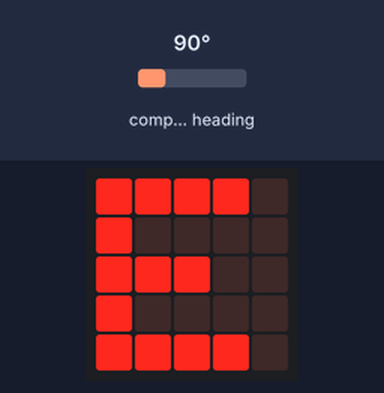
A program run on a simulated BBC micro:bit (MakeCode). Shown: the board's 5×5 LED display. Inputs (shaded band) come from the test bench; at power-on: compass heading 90°. The compass is already calibrated.

Above: at 1.2 s.
1.3 s: compass heading set to 47°
2.8 s: compass heading set to 39°
At 4.2 s:
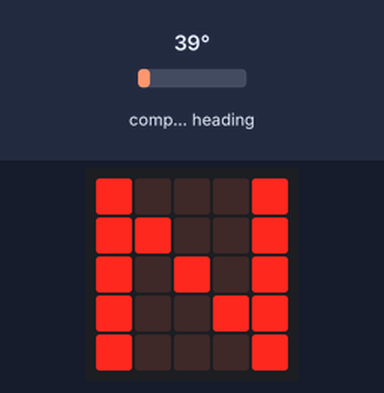
4.5 s: compass heading set to 180°
At 5.8 s:
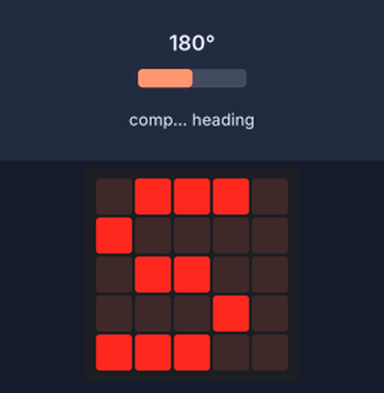
6.1 s: compass heading set to 219°
7.6 s: compass heading set to 231°
At 8.6 s:
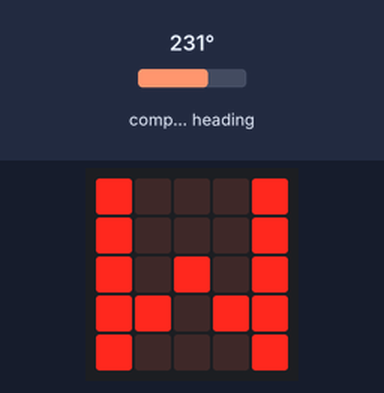
9.2 s: compass heading set to 7°
At 10.1 s:
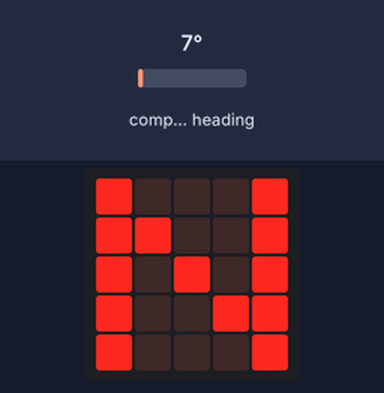
Timing chart, 0 to 11.7 s (numbered marks = the images above; inputs shaded):
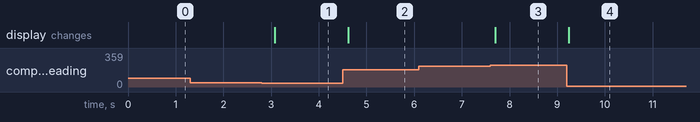

Measured:
- the behaviour switches between 45 and 44° on compass heading (found by bisection; images 0 and 1)
- the behaviour switches between 224 and 225° on compass heading (found by bisection; images 2 and 3)
- after the input at 1.3 s, every drawn part: stays the same
- after the input at 2.8 s, the display: changes after 0.28 s (image 1)
- after the input at 4.5 s, the display: changes after 0.12 s (image 2)
- after the input at 6.1 s, every drawn part: stays the same
- after the input at 7.6 s, the display: changes after 0.10 s (image 3)
- after the input at 9.2 s, the display: changes at once (image 4)

The program:

main.ts
```typescript
let location = 0
basic.clearScreen()
basic.forever(function () {
    location = input.compassHeading()
    if (location < 45 || location > 314) {
        basic.showString("N")
    } else if (location < 135) {
        basic.showString("E")
    } else if (location < 225) {
        basic.showString("S")
    } else {
        basic.showString("W")
    }
})
```

test.ts
```typescript
// 在這裡測試；當此封包作為擴充功能時，將不會編譯此內容。
```
